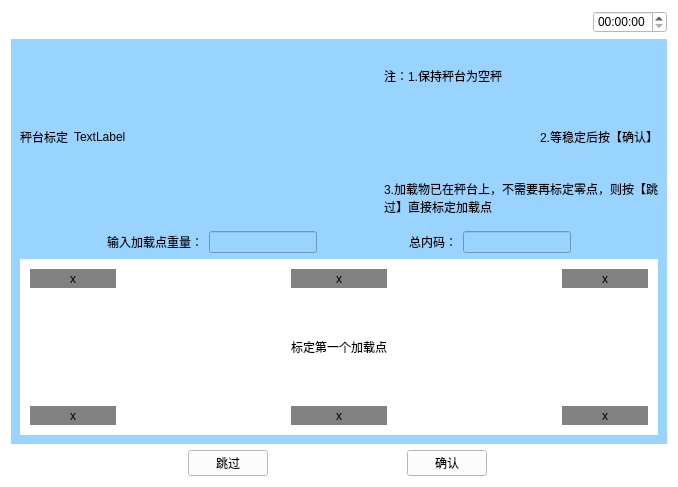
<?xml version="1.0" encoding="UTF-8"?>
<ui version="4.0">
 <class>Biaoding_1</class>
 <widget class="QWidget" name="Biaoding_1">
  <property name="geometry">
   <rect>
    <x>0</x>
    <y>0</y>
    <width>678</width>
    <height>487</height>
   </rect>
  </property>
  <property name="windowTitle">
   <string>Form</string>
  </property>
  <property name="styleSheet">
   <string notr="true">background-color: rgb(255, 255, 255);</string>
  </property>
  <layout class="QVBoxLayout" name="verticalLayout_3" stretch="1,5,1">
   <item>
    <layout class="QHBoxLayout" name="horizontalLayout_5">
     <item>
      <widget class="QPushButton" name="pushButton">
       <property name="text">
        <string/>
       </property>
       <property name="icon">
        <iconset resource="myimages.qrc">
         <normaloff>:/image/images/4g.png</normaloff>:/image/images/4g.png</iconset>
       </property>
       <property name="flat">
        <bool>true</bool>
       </property>
      </widget>
     </item>
     <item>
      <widget class="QPushButton" name="pushButton_2">
       <property name="text">
        <string/>
       </property>
       <property name="icon">
        <iconset resource="myimages.qrc">
         <normaloff>:/image/images/wireless.svg</normaloff>:/image/images/wireless.svg</iconset>
       </property>
       <property name="flat">
        <bool>true</bool>
       </property>
      </widget>
     </item>
     <item>
      <widget class="QPushButton" name="pushButton_3">
       <property name="text">
        <string/>
       </property>
       <property name="icon">
        <iconset resource="myimages.qrc">
         <normaloff>:/image/images/bl.svg</normaloff>:/image/images/bl.svg</iconset>
       </property>
       <property name="flat">
        <bool>true</bool>
       </property>
      </widget>
     </item>
     <item>
      <widget class="QPushButton" name="pushButton_4">
       <property name="text">
        <string/>
       </property>
       <property name="icon">
        <iconset resource="myimages.qrc">
         <normaloff>:/image/images/locate.svg</normaloff>:/image/images/locate.svg</iconset>
       </property>
       <property name="flat">
        <bool>true</bool>
       </property>
      </widget>
     </item>
     <item>
      <spacer name="horizontalSpacer_4">
       <property name="orientation">
        <enum>Qt::Horizontal</enum>
       </property>
       <property name="sizeHint" stdset="0">
        <size>
         <width>40</width>
         <height>20</height>
        </size>
       </property>
      </spacer>
     </item>
     <item>
      <widget class="QTimeEdit" name="timeEdit_2"/>
     </item>
    </layout>
   </item>
   <item>
    <widget class="QWidget" name="widget" native="true">
     <property name="sizePolicy">
      <sizepolicy hsizetype="Preferred" vsizetype="Preferred">
       <horstretch>0</horstretch>
       <verstretch>0</verstretch>
      </sizepolicy>
     </property>
     <property name="contextMenuPolicy">
      <enum>Qt::DefaultContextMenu</enum>
     </property>
     <property name="styleSheet">
      <string notr="true">background-color: rgb(153, 211, 255);</string>
     </property>
     <layout class="QVBoxLayout" name="verticalLayout_2">
      <item>
       <layout class="QHBoxLayout" name="horizontalLayout">
        <item>
         <widget class="QLabel" name="label">
          <property name="text">
           <string>秤台标定</string>
          </property>
         </widget>
        </item>
        <item>
         <widget class="QLabel" name="label_steedyFlag">
          <property name="text">
           <string>TextLabel</string>
          </property>
         </widget>
        </item>
        <item>
         <spacer name="horizontalSpacer">
          <property name="orientation">
           <enum>Qt::Horizontal</enum>
          </property>
          <property name="sizeHint" stdset="0">
           <size>
            <width>40</width>
            <height>20</height>
           </size>
          </property>
         </spacer>
        </item>
        <item>
         <layout class="QVBoxLayout" name="verticalLayout">
          <item>
           <widget class="QLabel" name="label_2">
            <property name="text">
             <string>注：1.保持秤台为空秤</string>
            </property>
           </widget>
          </item>
          <item>
           <widget class="QLabel" name="label_3">
            <property name="text">
             <string>2.等稳定后按【确认】</string>
            </property>
            <property name="alignment">
             <set>Qt::AlignRight|Qt::AlignTrailing|Qt::AlignVCenter</set>
            </property>
           </widget>
          </item>
          <item>
           <widget class="QLabel" name="label_6">
            <property name="text">
             <string>3.加载物已在秤台上，不需要再标定零点，则按【跳过】直接标定加载点</string>
            </property>
            <property name="wordWrap">
             <bool>true</bool>
            </property>
           </widget>
          </item>
         </layout>
        </item>
       </layout>
      </item>
      <item>
       <layout class="QHBoxLayout" name="horizontalLayout_3">
        <item>
         <spacer name="horizontalSpacer_6">
          <property name="orientation">
           <enum>Qt::Horizontal</enum>
          </property>
          <property name="sizeHint" stdset="0">
           <size>
            <width>40</width>
            <height>20</height>
           </size>
          </property>
         </spacer>
        </item>
        <item>
         <widget class="QLabel" name="label_8">
          <property name="text">
           <string>输入加载点重量：</string>
          </property>
         </widget>
        </item>
        <item>
         <widget class="QLineEdit" name="lineEdit_Weigh"/>
        </item>
        <item>
         <spacer name="horizontalSpacer_5">
          <property name="orientation">
           <enum>Qt::Horizontal</enum>
          </property>
          <property name="sizeHint" stdset="0">
           <size>
            <width>40</width>
            <height>20</height>
           </size>
          </property>
         </spacer>
        </item>
        <item>
         <widget class="QLabel" name="label_9">
          <property name="text">
           <string>总内码：</string>
          </property>
         </widget>
        </item>
        <item>
         <widget class="QLineEdit" name="lineEdit_AllISN"/>
        </item>
        <item>
         <spacer name="horizontalSpacer_7">
          <property name="orientation">
           <enum>Qt::Horizontal</enum>
          </property>
          <property name="sizeHint" stdset="0">
           <size>
            <width>40</width>
            <height>20</height>
           </size>
          </property>
         </spacer>
        </item>
       </layout>
      </item>
      <item>
       <widget class="QWidget" name="widget_2" native="true">
        <property name="sizePolicy">
         <sizepolicy hsizetype="Preferred" vsizetype="Preferred">
          <horstretch>0</horstretch>
          <verstretch>0</verstretch>
         </sizepolicy>
        </property>
        <property name="styleSheet">
         <string notr="true">background-color: rgb(255, 255, 255);</string>
        </property>
        <layout class="QGridLayout" name="gridLayout">
         <property name="horizontalSpacing">
          <number>175</number>
         </property>
         <property name="verticalSpacing">
          <number>50</number>
         </property>
         <property name="margin">
          <number>10</number>
         </property>
         <item row="0" column="0">
          <widget class="QLabel" name="label_4">
           <property name="styleSheet">
            <string notr="true">background-color: rgb(129, 129, 129);</string>
           </property>
           <property name="text">
            <string>x</string>
           </property>
           <property name="alignment">
            <set>Qt::AlignCenter</set>
           </property>
          </widget>
         </item>
         <item row="0" column="1">
          <widget class="QLabel" name="label_10">
           <property name="styleSheet">
            <string notr="true">background-color: rgb(129, 129, 129);</string>
           </property>
           <property name="text">
            <string>x</string>
           </property>
           <property name="alignment">
            <set>Qt::AlignCenter</set>
           </property>
          </widget>
         </item>
         <item row="0" column="2">
          <widget class="QLabel" name="label_12">
           <property name="styleSheet">
            <string notr="true">background-color: rgb(129, 129, 129);</string>
           </property>
           <property name="text">
            <string>x</string>
           </property>
           <property name="alignment">
            <set>Qt::AlignCenter</set>
           </property>
          </widget>
         </item>
         <item row="2" column="0">
          <widget class="QLabel" name="label_5">
           <property name="styleSheet">
            <string notr="true">background-color: rgb(129, 129, 129);</string>
           </property>
           <property name="text">
            <string>x</string>
           </property>
           <property name="alignment">
            <set>Qt::AlignCenter</set>
           </property>
          </widget>
         </item>
         <item row="2" column="1">
          <widget class="QLabel" name="label_7">
           <property name="styleSheet">
            <string notr="true">background-color: rgb(129, 129, 129);</string>
           </property>
           <property name="text">
            <string>x</string>
           </property>
           <property name="alignment">
            <set>Qt::AlignCenter</set>
           </property>
          </widget>
         </item>
         <item row="2" column="2">
          <widget class="QLabel" name="label_11">
           <property name="styleSheet">
            <string notr="true">background-color: rgb(129, 129, 129);</string>
           </property>
           <property name="text">
            <string>x</string>
           </property>
           <property name="alignment">
            <set>Qt::AlignCenter</set>
           </property>
          </widget>
         </item>
         <item row="1" column="1">
          <widget class="QLabel" name="label_13">
           <property name="text">
            <string>标定第一个加载点</string>
           </property>
          </widget>
         </item>
        </layout>
       </widget>
      </item>
     </layout>
    </widget>
   </item>
   <item>
    <layout class="QHBoxLayout" name="horizontalLayout_2">
     <item>
      <widget class="QPushButton" name="returnIndex">
       <property name="font">
        <font>
         <family>AR PL UMing TW MBE</family>
        </font>
       </property>
       <property name="styleSheet">
        <string notr="true">border-image: url(:/image/images/index.svg);</string>
       </property>
       <property name="text">
        <string/>
       </property>
       <property name="icon">
        <iconset resource="myimages.qrc">
         <normaloff>:/image/images/index.svg</normaloff>:/image/images/index.svg</iconset>
       </property>
       <property name="iconSize">
        <size>
         <width>40</width>
         <height>40</height>
        </size>
       </property>
       <property name="flat">
        <bool>true</bool>
       </property>
      </widget>
     </item>
     <item>
      <spacer name="horizontalSpacer_2">
       <property name="orientation">
        <enum>Qt::Horizontal</enum>
       </property>
       <property name="sizeHint" stdset="0">
        <size>
         <width>40</width>
         <height>20</height>
        </size>
       </property>
      </spacer>
     </item>
     <item>
      <widget class="QPushButton" name="skip">
       <property name="text">
        <string>跳过</string>
       </property>
      </widget>
     </item>
     <item>
      <spacer name="horizontalSpacer_8">
       <property name="orientation">
        <enum>Qt::Horizontal</enum>
       </property>
       <property name="sizeHint" stdset="0">
        <size>
         <width>40</width>
         <height>20</height>
        </size>
       </property>
      </spacer>
     </item>
     <item>
      <widget class="QPushButton" name="confirm">
       <property name="text">
        <string>确认</string>
       </property>
      </widget>
     </item>
     <item>
      <spacer name="horizontalSpacer_3">
       <property name="orientation">
        <enum>Qt::Horizontal</enum>
       </property>
       <property name="sizeHint" stdset="0">
        <size>
         <width>40</width>
         <height>20</height>
        </size>
       </property>
      </spacer>
     </item>
     <item>
      <widget class="QPushButton" name="returnPage">
       <property name="text">
        <string/>
       </property>
       <property name="icon">
        <iconset resource="myimages.qrc">
         <normaloff>:/image/images/shangyiye.svg</normaloff>:/image/images/shangyiye.svg</iconset>
       </property>
       <property name="iconSize">
        <size>
         <width>40</width>
         <height>40</height>
        </size>
       </property>
       <property name="flat">
        <bool>true</bool>
       </property>
      </widget>
     </item>
    </layout>
   </item>
  </layout>
 </widget>
 <resources>
  <include location="myimages.qrc"/>
 </resources>
 <connections/>
</ui>
